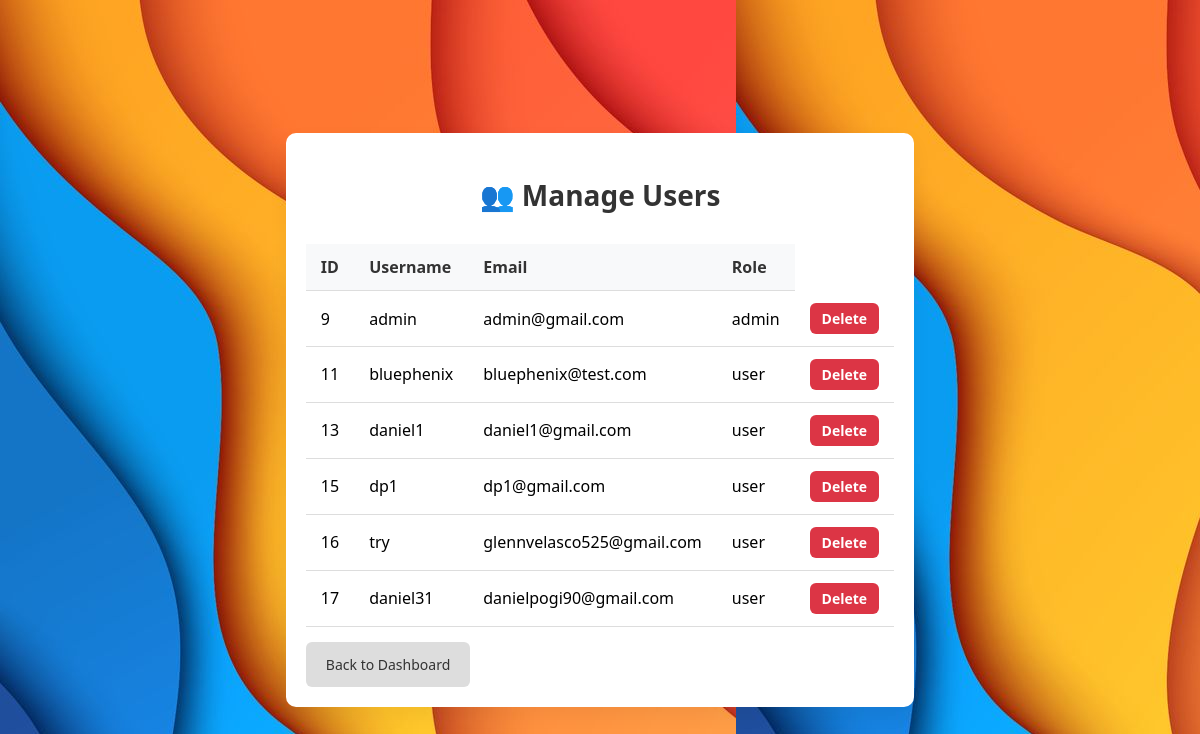
Screenshot of /admin/users.php (signed in) with the database file from the repository.
### tables this page shows
CREATE TABLE `users` (
  `id` int(11) NOT NULL,
  `username` varchar(100) NOT NULL,
  `email` varchar(255) NOT NULL,
  `password` varchar(255) NOT NULL,
  `gender` enum('male','female') NOT NULL,
  `age` varchar(20) NOT NULL,
  `created_at` timestamp NOT NULL DEFAULT current_timestamp(),
  `remember_token` varchar(64) DEFAULT NULL,
  `token_expires_at` datetime DEFAULT NULL,
  `role` enum('user','admin') DEFAULT 'user',
  `otp_code` varchar(6) DEFAULT NULL,
  `otp_expiration` datetime DEFAULT NULL
);

### admin/users.php (the view, shortened to what this page needs)
<?php
require '../db_connect.php';
$result = $conn->query("SELECT id, username, email, role FROM users");
?>
<!DOCTYPE html>
<html>
<head>
    <link rel="stylesheet" href="style.css">
</head>
<body>
<div class="container">
    <h2>👥 Manage Users</h2>
    <table class="product-table">
        <tr>
            <th>ID</th>
            <th>Username</th>
            <th>Email</th>
            <th>Role</th>
        </tr>
        <?php while($row = $result->fetch_assoc()): ?>
        <tr>
            <td><?= htmlspecialchars($row['id']) ?></td>
            <td><?= htmlspecialchars($row['username']) ?></td>
            <td><?= htmlspecialchars($row['email']) ?></td>
            <td><?= htmlspecialchars($row['role']) ?></td>
            <td>
                <a class="btn-delete" href="delete_user.php?id=<?= $row['id'] ?>" onclick="return confirm('Are you sure?')">Delete</a>
            </td>
        </tr>
        <?php endwhile; ?>
    </table>
    <a href="dashboard.php" class="btn-back">Back to Dashboard</a>
</div>
</body>
</html>

### admin/style.css (style rules this page uses)
body { font-family: 'Segoe UI', Tahoma, Geneva, Verdana, sans-serif; background-image: url(assets/images/BG.jpg); margin: 0; padding: 20px; display: flex; align-items: center; justify-content: center; min-height: 100vh; }
h2 { text-align: center; font-size: 28px; color: #333; margin-bottom: 30px; }
button, .login-container button, .btn-add, .btn-edit, .btn-delete { padding: 12px 20px; border: none; border-radius: 6px; font-size: 16px; cursor: pointer; text-decoration: none; display: inline-block; font-weight: bold; color: white; }
.btn-delete { background-color: #dc3545; font-size: 14px; padding: 6px 12px; }
.container { max-width: 1100px; margin: 40px auto; padding: 20px; background: #fff; border-radius: 10px; box-shadow: 0 8px 20px rgba(0, 0, 0, 0.05); }
.product-table { width: 100%; border-collapse: collapse; font-size: 16px; }
.product-table th, .product-table td { padding: 12px 15px; text-align: left; border-bottom: 1px solid #ddd; }
.product-table th { background-color: #f8f9fa; color: #333; }

### admin/users.php (style rules this page uses)
.btn-back { display: inline-block; margin-top: 15px; padding: 13px 20px; background-color: #ddd; color: #333; text-decoration: none; border-radius: 6px; transition: background-color 0.3s ease; font-size: 14px; }

### rows the page displays
users: id "9", username "admin", email "admin@gmail.com", role "admin"
users: id "11", username "bluephenix", email "bluephenix@test.com", role "user"
users: id "13", username "daniel1", email "daniel1@gmail.com", role "user"
users: id "15", username "dp1", email "dp1@gmail.com", role "user"
users: id "16", username "try", email "glennvelasco525@gmail.com", role "user"
users: id "17", username "daniel31", email "danielpogi90@gmail.com", role "user"
